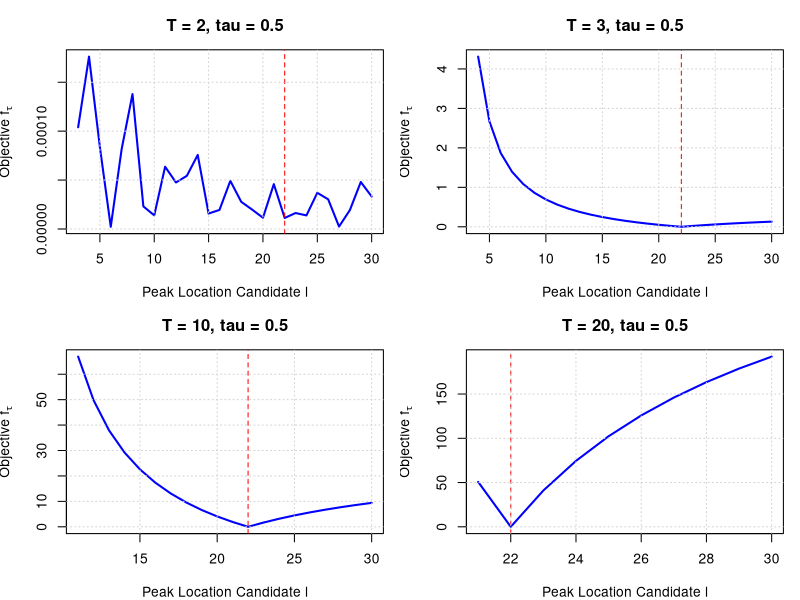
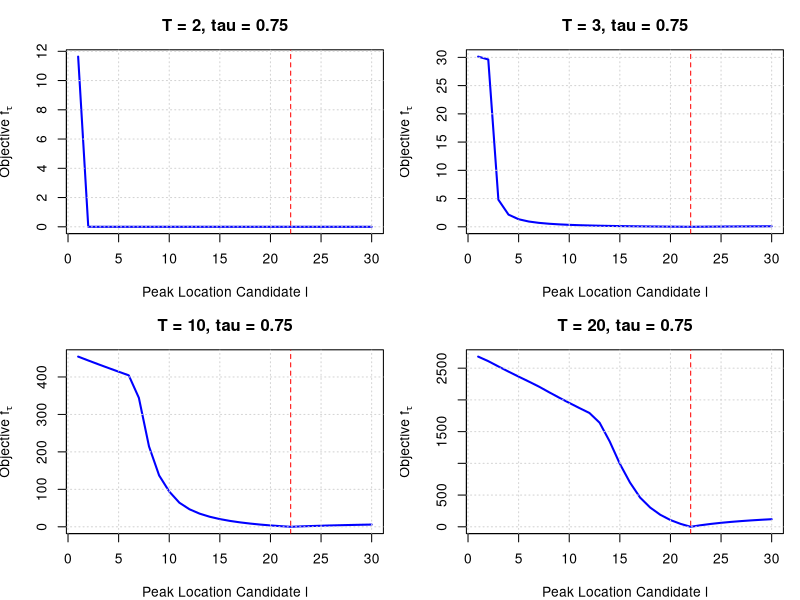
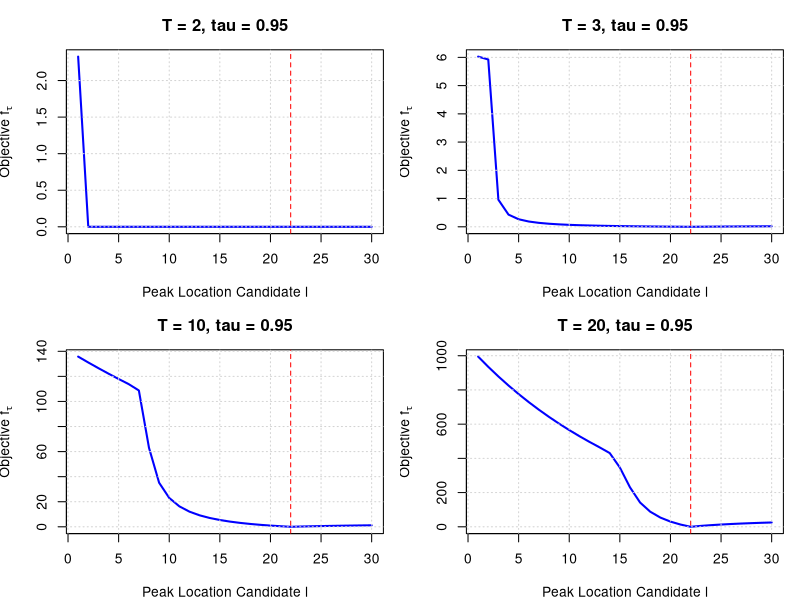

These figures' R source, in order:

rlaplace <- function(n, location = 0, scale = 1) {
  u <- runif(n, -0.5, 0.5)
  location - scale * sign(u) * log(1 - 2 * abs(u))
}

quantile_loss <- function(u, tau) {
  u * ( tau - (u < 0) )
}


med_weighted_tau <- function(I, l, s, tau) {
  T <- length(I)
  
  # Transform signals and weights first
  x <- I * exp(((1:T) - l)^2 / s^2)
  w <- exp(-((1:T) - l)^2 / s^2)
  
  o <- order(x)
  x_sorted <- x[o]
  w_sorted <- w[o]
  
  cum_w <- cumsum(w_sorted)
  cutoff <- tau * sum(w_sorted)
  
  k <- min(which(cum_w >= cutoff))
  
  return(x_sorted[k]) 
}


compute_a <- function(I, l, s, tau) {
  med_weighted_tau(I, l, s, tau)
}


objective_function <- function(I, a, l, s, tau) {
  t <- seq_along(I)
  fitted <- a * exp(-((t - l)^2) / s^2)
  u <- I - fitted
  mean(quantile_loss(u, tau))
}


search_best_s <- function(I, l, tau) {
  f_obj <- function(s) {
    a_hat <- compute_a(I, l, s, tau)
    objective_function(I, a_hat, l, s, tau)
  }
  optimize(f_obj, interval = c(1, 20), tol = 1e-4)$minimum
}


simulate_quantile_objective <- function(T, A, L, S, h, tau, snr = Inf, seed = NULL, l_range = NULL, force_l_gt_T = FALSE) {
  t <- 1:T
  signal <- A * exp(-((t - L)^2) / S^2)
  
  if (!is.null(seed)) set.seed(seed)
  
  if (is.finite(snr)) {
    b <- A / (sqrt(2) * snr)
    noise <- rlaplace(T, scale = b)
    I <- signal + noise
  } else {
    I <- signal
  }
  
  if (is.null(l_range)) {
    l_grid <- if (force_l_gt_T) seq(T + 1, h) else if (is.finite(snr)) seq(L - 4, L + 3) else seq(1, h)
  } else {
    l_grid <- l_range
  }
  
  losses <- sapply(l_grid, function(l) {
    s_hat <- search_best_s(I, l, tau)
    a_hat <- compute_a(I, l, s_hat, tau)
    objective_function(I, a_hat, l, s_hat, tau)
  })
  
  data.frame(l = l_grid, loss = losses, T = T)
}

# ---------------------------------------------------------------------------
# Plotting utility
# ---------------------------------------------------------------------------
plot_quantile_objectives <- function(results, tau, A_true, L_true, S_true, h) {
  Ts <- unique(results$T)
  nT <- length(Ts)
  nrow <- ceiling(nT / 2)
  ncol <- if (nT == 1) 1 else 2
  
  png(filename = paste0("plot_quantile_tau", tau, ".png"),
      width = 900, height = 600, res = 120)
  old_par <- par(mfrow = c(nrow, ncol), mar = c(4, 4, 3, 1))
  on.exit({ par(old_par); dev.off() })
  
  for (T_val in Ts) {
    subset_data <- subset(results, T == T_val)
    plot(subset_data$l, subset_data$loss, type = "l", lwd = 2, col = "blue",
         xlab = "Peak Location Candidate l",
         ylab = expression("Objective " * f[tau]),
         main = paste0("T = ", T_val, ", tau = ", tau))
    abline(v = L_true, col = "red", lty = 2)
    grid()
  }
}


A_true <- 15000
L_true <- 22
S_true <- 10
h <- 30
Ts_free <- c(2, 3, 10, 20)

for ( tau_val in c(0.5, 0.75, 0.95) ) {
  
  results <- do.call(rbind, lapply(Ts_free, function(T) {
    simulate_quantile_objective(T, A = A_true, L = L_true, S = S_true, h = h,
                                tau = tau_val, snr = Inf, force_l_gt_T = ( tau_val == 0.5 )) 
  }))
  
  plot_file <- paste0("plot_quantile_tau", tau_val, ".png")
  plot_quantile_objectives(results, tau_val, A_true, L_true, S_true, h)
  
  cat("Plot for tau =", tau_val, "generated and saved to", plot_file, "\n")
}
